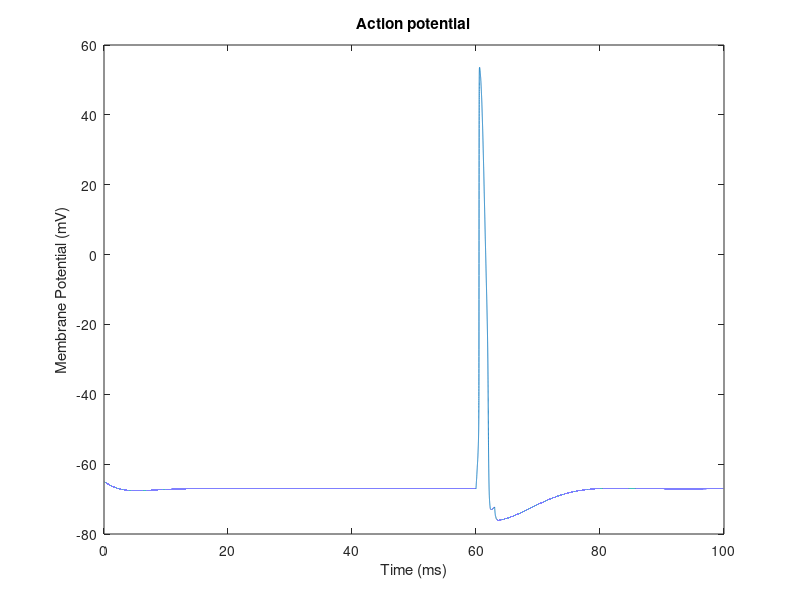
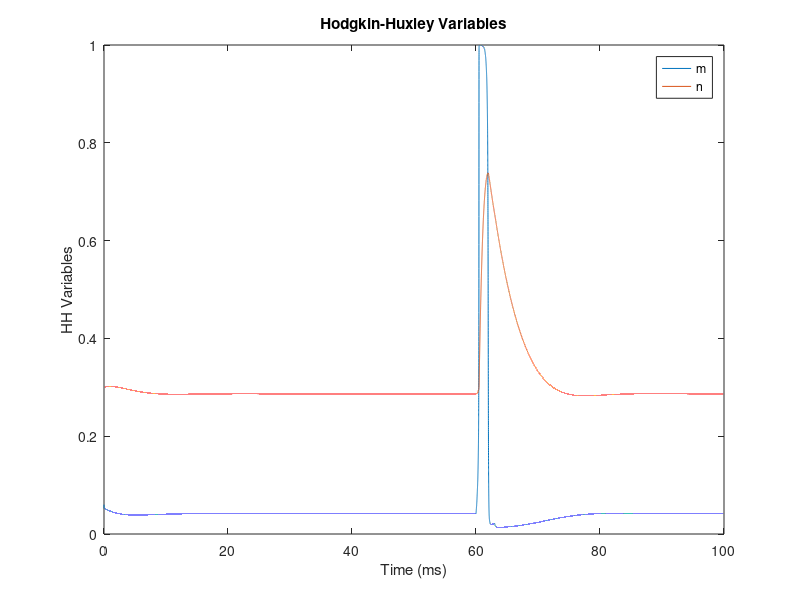
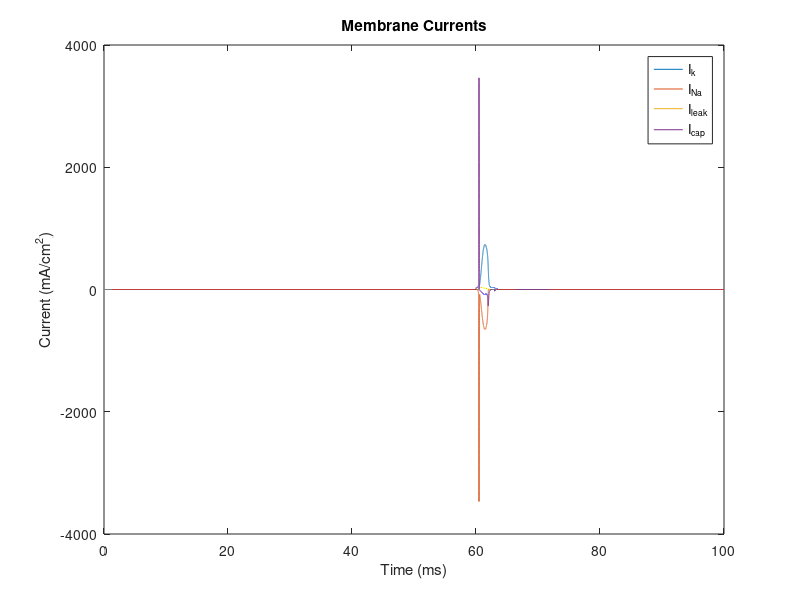
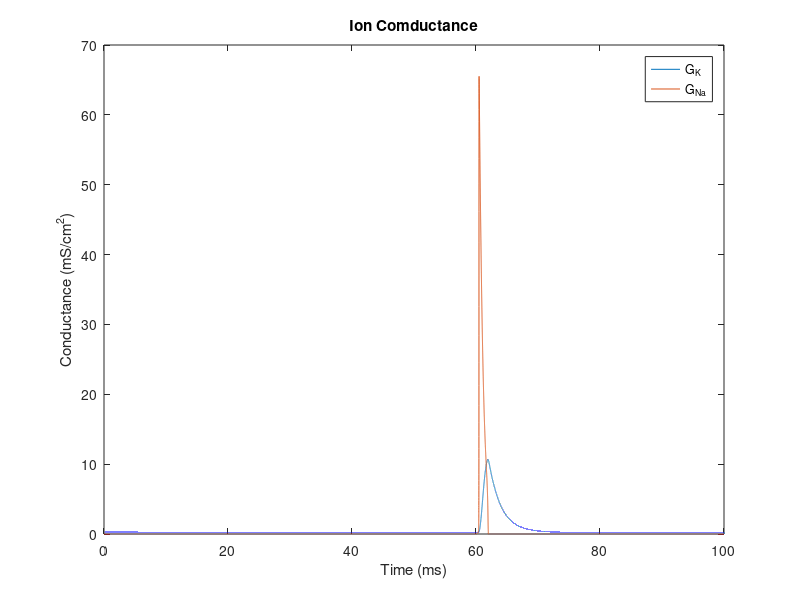

Write MATLAB code to recreate these figures, in order.
%Problem 1. (a) 
%Implement the HH model in Matlab.

step_num = 100000;

% Initiliza arrays
n = zeros(1,step_num);
m = zeros(1,step_num);
h = zeros(1,step_num);
V = zeros(1,step_num);

ConducK = zeros(1,step_num+1);
ConducNa = zeros(1,step_num+1);
I_k = zeros(1,step_num+1);
I_Na = zeros(1,step_num+1);
I_leak = zeros(1,step_num+1);
I_cap = zeros(1,step_num+1);

% Define constants
Cm = 1;
I = 0;
Vl = -61;
Vk = -77;
VNa = 55;
gL = 0.3;
gK = 36;
gNa = 120;

dt=0.001; % step's size
T = 0:100000;

% Define init values
n(1) = 0.3;
m(1) = 0.06;
h(1) = 0.6;
V(1) = -65;
ConducK(1) = (gK*(n(1)^4));
ConducNa(1) = (gNa*(m(1)^3)*h(1));

I_k(1) = ConducK(1) * (V(1)-Vk);
I_Na(1) = ConducNa(1) * (V(1)-VNa);
I_leak(1) = gL * (V(1)-Vl);




for t=1:(length(T)-1)
    if t==60000
        I=30;
    end
    
    if t==63000
        I=0;
    end
    
    %Define alpha and betas
    an = (0.01 * ((-65-V(t))+10))/(exp(((-65-V(t))+10)/10)-1);
    bn = 0.125*exp((-65-V(t))/80);

    am = 0.1 * ((-65-V(t)) + 25)/(exp(((-65-V(t))+25)/10)-1);
    bm = 4*exp((-65-V(t))/18);
  
    ah = 0.07 * exp((-65-V(t))/20);
    bh = 1/(exp(((-65-V(t))+30/10))+1);
    
    % Conductances
    ConducK(t) = gK*(n(t)^4);
    ConducNa(t) = gNa*(m(t)^3)*(0.89-(1.1*n(t)));
    
    % Currents
    I_k(t) = ConducK(t) * (V(t)-Vk);
    I_Na(t) = ConducNa(t) * (V(t)-VNa);
    I_leak(t) = gL * (V(t)-Vl);
    if t>1
        I_cap(t) = (V(t)-V(t-1))/0.001;
    end
    
    % Membrane potential
    V(t+1) = V(t)+ ((I - I_k(t) - I_Na(t) - I_leak(t))/Cm)*dt;

    % HH variables
    n(t+1) = n(t) + (an*(1-n(t)) - bn*n(t))*dt;
    m(t+1) = am/(am+bm);
end

a=figure(1);
plot(T*0.001,V);
xlabel('Time (ms)');
ylabel('Membrane Potential (mV)');
title('Action potential');
saveas(a,'p1-3-1.png');

b=figure(2);
plot(T*0.001,m);
xlabel('Time (ms)');
ylabel('HH Variables');
title('Hodgkin-Huxley Variables');  
hold on
plot(T*0.001,n);
legend("m", "n");
hold off
saveas(b,'p1-3-2.png');

%Current
c=figure(3);
disp(length(T))
disp(length(I_k))
plot(T*0.001,I_k);
title('Membrane Currents');
xlabel('Time (ms)');
ylabel('Current (mA/cm^2)');
hold on;
plot(T*0.001,I_Na);
plot(T*0.001,I_leak);
plot(T*0.001,I_cap);
legend("I_k", 'I_N_a', "I_l_e_a_k", "I_c_a_p");
hold off;
saveas(c,'p1-3-3.png');

%Conductance
d=figure(4);
plot(T*0.001,ConducK);
title('Ion Comductance');
xlabel('Time (ms)');
ylabel('Conductance (mS/cm^2)');
hold on;
plot(T*0.001,ConducNa);
legend("G_K", "G_N_a")
hold off;
saveas(d,'p1-3-4.png');